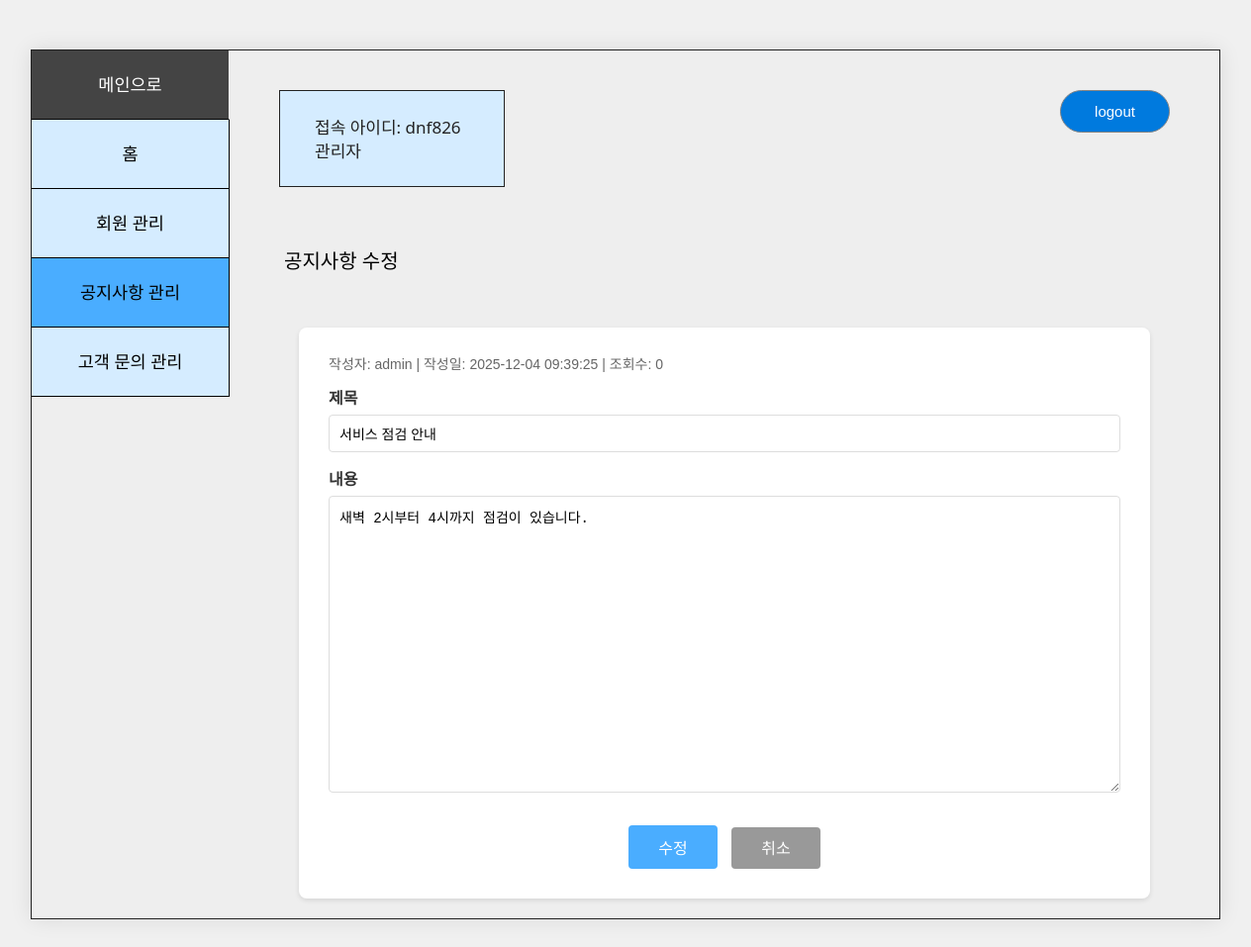
The app's page /manager_notice_edit.php?id=1 (signed in) with its own data.
### tables this page shows
CREATE TABLE `notice` (
  `id` int(11) NOT NULL AUTO_INCREMENT,
  `title` varchar(255) NOT NULL,
  `content` text NOT NULL,
  `writer` varchar(50) NOT NULL,
  `views` int(11) DEFAULT 0,
  `reg_date` datetime DEFAULT current_timestamp(),
  PRIMARY KEY (`id`)
);

### inc/db.php (called while the page is built, shortened)
<?php
function db_get_pdo()
{
    $host = 'localhost';
    $port = '3306';
    $dbname = 'exmall';
    $charset = 'utf8';
    $username = 'root';
    $db_pw = "";
    $dsn = "mysql:host=$host;port=$port;dbname=$dbname;charset=$charset";
    try {
        $pdo = new PDO($dsn, $username, $db_pw, [
            PDO::ATTR_ERRMODE => PDO::ERRMODE_EXCEPTION,
            PDO::ATTR_DEFAULT_FETCH_MODE => PDO::FETCH_ASSOC
        ]);
        return $pdo;
    } catch (PDOException $e) {
        throw new Exception("DB 연결 실패: " . $e->getMessage());
    }
}
function db_select($query, $param = array()){
    $pdo = db_get_pdo();
    try {
        $st = $pdo->prepare($query);
        $st->execute($param);
        $result = $st->fetchAll(PDO::FETCH_ASSOC);
        return $result ?: [];
    } catch (PDOException $ex) {
        error_log("DB SELECT Error: " . $ex->getMessage() . " | Query: " . $query);
        return [];
    } finally {
        $pdo = null;
    }
}
?>

### manager_notice_edit.php (the view, shortened to what this page needs)
<?php
require_once 'inc/db.php';
$id = $_GET['id'];
$notice = db_select("SELECT * FROM notice WHERE id = ?", [$id]);
$notice = $notice[0];
?>
<!DOCTYPE html>
<html lang="ko">
<head>
    <link rel="stylesheet" href="css/style.css?v=<?= time() ?>">
    <link rel="stylesheet" href="css/manager.css?v=<?= time() ?>">
</head>
<body id="manager_body">
    <main class="manager_wrapper notice">
        <div class="main_menu_wrapper">
            <a href="index.php"><div class="menu" style="background-color: #444; color: white;"> 메인으로 </div></a>
            <a href="manager_home.php"><div class="menu"> 홈 </div></a>
            <a href="manager_member.php"><div class="menu"> 회원 관리 </div></a>
            <a href="manager_notice.php"><div class="menu" style="background-color: rgb(74 173 255);"> 공지사항 관리 </div></a>
            <a href="manager_inquiry.php"><div class="menu"> 고객 문의 관리 </div></a>
        </div>
        <div class="main_display">
            <header>
                <div class="login_info">
                    <span class="on_id"> 접속 아이디: <?= $_SESSION['member_id'] ?> </span>
                    <span class="on_dep"> 관리자 </span>
                </div>
                <a href="logout.php"><button class="logout"> logout </button></a>
            </header>
            <section class="contents">
                <section class="contents_header">
                    <span class="title">공지사항 수정</span>
                </section>
                <section class="board">
                    <form action="manager_notice_update.php" method="post" class="write-form">
                        <div class="info-text">
                            작성자: <?= $notice['writer'] ?> | 작성일: <?= $notice['reg_date'] ?> | 조회수: <?= $notice['views'] ?>
                        </div>
                        <div class="form-group">
                            <label for="title">제목</label>
                            <input type="text" id="title" name="title" class="form-control" required value="<?= htmlspecialchars($notice['title']) ?>">
                        </div>
                        <div class="form-group">
                            <label for="content">내용</label>
                            <textarea id="content" name="content" class="form-control" required><?= htmlspecialchars($notice['content']) ?></textarea>
                        </div>
                        <div class="btn-group">
                            <button type="submit" class="btn-submit">수정</button>
                            <a href="manager_notice.php" class="btn-cancel">취소</a>
                        </div>
                    </form>
                </section>
            </section>
        </div>
    </main>
</body>
</html>

### css/style.css (style rules this page uses)
:root { --font-blackhan: "Black Han Sans", sans-serif; --font-jua: "Jua", sans-serif; --font-fredoka: "Fredoka", sans-serif; --mk-red: #e60000; --mk-red-2: #ff1a1a; --content-w: 1200px; --header-h: 72px; --banner-h: 340px; }
html, body { margin:0; padding:0; font-family: "Noto Sans KR", sans-serif; color:#222; background:#fff; }
.main_menu_wrapper { width:100%; }
.info-text { display: flex; flex-direction: column; gap: 5px; }

### css/manager.css (style rules this page uses)
#manager_body { display: flex; justify-content: center; align-items: flex-start; padding-top: 50px; padding-bottom: 50px; width: 100%; min-height: 100vh; background-color: #f0f0f0; }
#manager_body .manager_wrapper { width: 1200px; min-height: 700px; height: auto; background-color: #eeeeee; display: flex; align-items: stretch; border: solid; border-width: 0.5px; box-shadow: 0 0 20px rgba(0,0,0,0.1); }
#manager_body .manager_wrapper .main_menu_wrapper { width: 200px; height: 100%; background: #eeeeee; display: flex; flex-direction: column; border-right: solid; border-width: 0.5px; }
#manager_body .manager_wrapper .main_menu_wrapper .menu { display: flex; box-sizing: border-box; width: 200px; height: 70px; background: rgb(213, 236, 255); border-bottom: 1px solid #000000; border-right: solid; border-width: 0.5px; justify-content: center; align-items: center; font-size: 17.5px; }
#manager_body .manager_wrapper .main_display { width: calc(100% - 200px); height: 100%; }
#manager_body .manager_wrapper .main_display header { box-sizing: border-box; width: 100%; height: 190px; display: flex; justify-content: space-between; padding: 40px 50px; }
#manager_body .manager_wrapper .main_display header .login_info { display: flex; flex-direction: column; width: 228px; height: 98px; justify-content: center; align-items: flex-start; padding-left: 35px; background: rgb(213, 236, 255); border: solid; border-width: 0.5px; }
#manager_body .manager_wrapper .main_display header .login_info .on_dep { margin-top: 7px; }
#manager_body .manager_wrapper .main_display header .logout { width: 111px; height: 43px; font-size: 15px; color: #ffffff; background: rgb(0, 122, 222); border-radius: 40px; border: 1px solid #838383; cursor: pointer; }
#manager_body .manager_wrapper .main_display .contents { width: 100%; height: calc(100% - 205px); display: flex; flex-direction: column; }
#manager_body .manager_wrapper .main_display .contents .contents_header { width: 100%; height: 45px; display: flex; align-items: center; padding-left: 55px; padding-bottom: 25px; }
#manager_body .manager_wrapper .main_display .contents .contents_header .title { font-style: normal; font-size: 20px; color: #000000; }
#manager_body .manager_wrapper .main_display .contents .board { width: 693px; height: 408px; margin: 15px 0 0 55px; display: flex; flex-direction: column; align-items: center; padding: 10px 0; box-sizing: border-box; background: #ffffff; }

### css/inc/hot_issue.css (style rules this page uses)
a { text-decoration: none; color: black; }

### manager_notice_edit.php (style rules this page uses)
#manager_body .manager_wrapper .main_display .contents .board { width: 100%; height: auto; margin: 0; padding: 0; display: block; background: transparent; }
#manager_body .manager_wrapper { height: auto; min-height: 100vh; }
.write-form { background: white; padding: 30px; border-radius: 8px; box-shadow: 0 2px 5px rgba(0,0,0,0.1); max-width: 800px; margin: 20px auto; }
.form-group { margin-bottom: 20px; }
.form-group label { display: block; margin-bottom: 8px; font-weight: bold; color: #333; }
.form-control { width: 100%; padding: 10px; border: 1px solid #ddd; border-radius: 4px; font-size: 14px; box-sizing: border-box; }
textarea.form-control { height: 300px; resize: vertical; }
.btn-group { text-align: center; margin-top: 30px; }
.btn-submit { padding: 10px 30px; background-color: #4aadff; color: white; border: none; border-radius: 4px; cursor: pointer; font-size: 16px; }
.btn-cancel { padding: 10px 30px; background-color: #999; color: white; border: none; border-radius: 4px; cursor: pointer; font-size: 16px; margin-left: 10px; text-decoration: none; }
.info-text { margin-bottom: 20px; color: #666; font-size: 14px; }

### records on screen
notice: writer "admin", reg_date "2025-12-04 09:39:25", views "0", title "서비스 점검 안내", content "새벽 2시부터 4시까지 점검이 있습니다."

### other values on screen
$_SESSION['member_id'] "dnf826"
